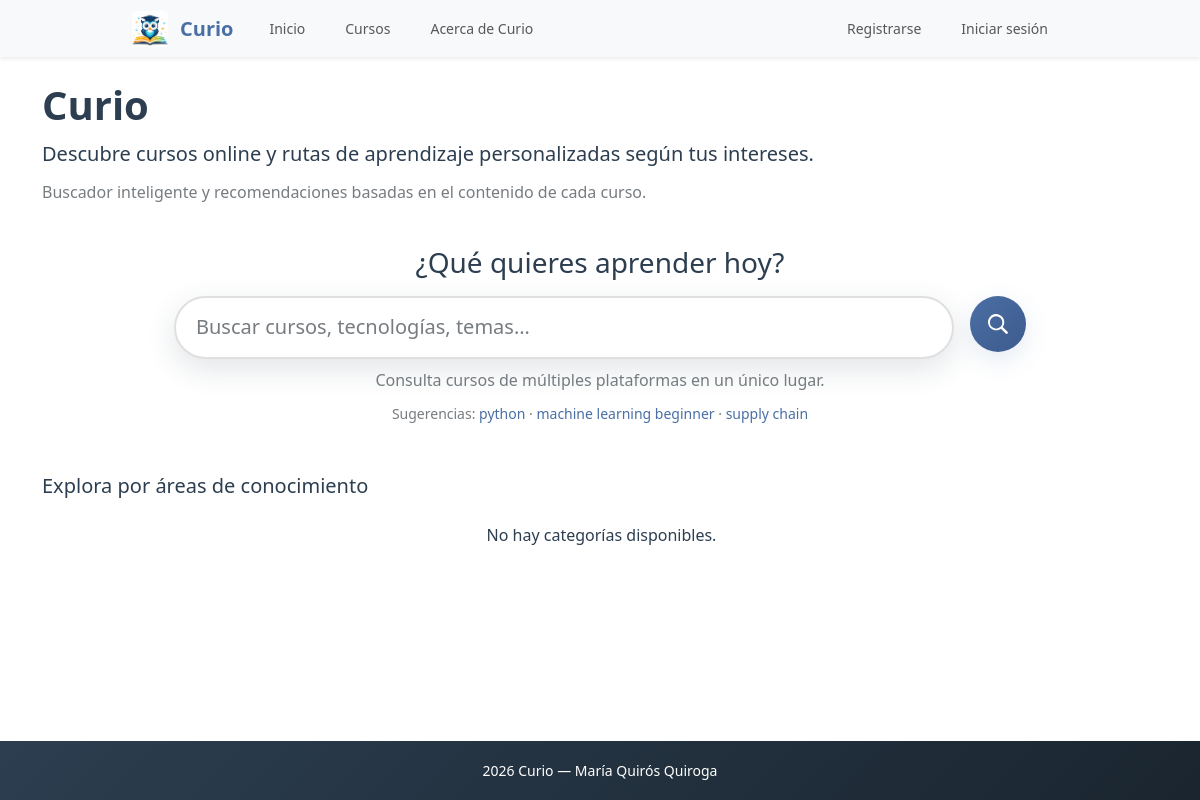
Before: / with the older database file.
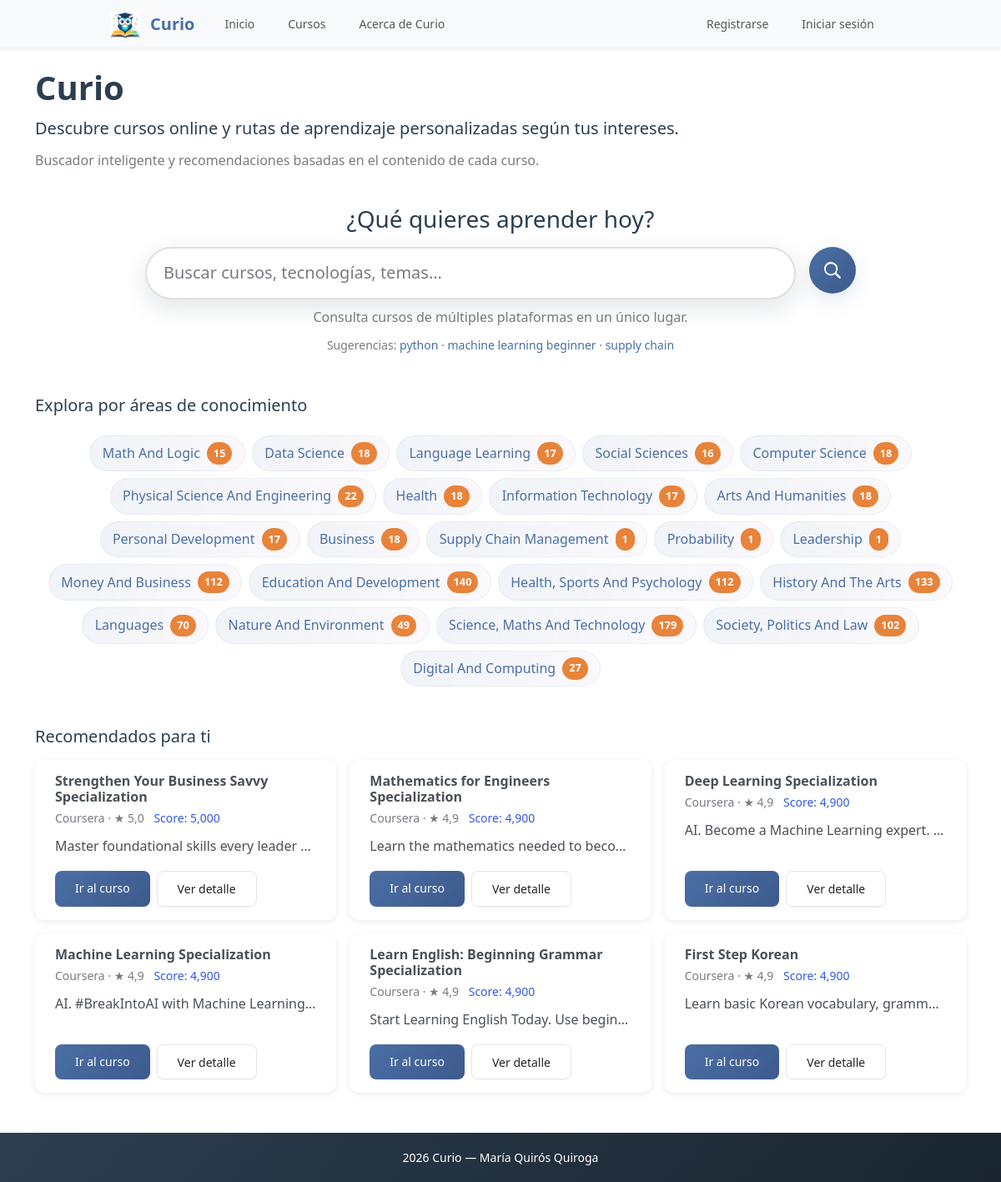
After: the same page with the newer database file.
### main/models.py (models this page shows, shortened)
class Category(models.Model):
    name = models.CharField(max_length=100, unique=True)

class Course(models.Model):
    LEVEL_CHOICES = [
        ('Beginner', 'Principiante'),
        ('Intermediate', 'Intermedio'),
        ('Advanced', 'Avanzado'),
    ]
    title = models.CharField(max_length=255)
    description = models.TextField(blank=True, null=True)
    platform = models.ForeignKey(Platform, on_delete=models.CASCADE)
    level = models.CharField(max_length=20, choices=LEVEL_CHOICES, blank=True)
    duration = models.FloatField(
        null=True, blank=True, help_text="Approximate duration in hours"
    )
    instructor = models.ForeignKey(Instructor, on_delete=models.SET_NULL, null=True, blank=True)
    rating = models.FloatField(null=True, blank=True,
                               validators=[
                                    MinValueValidator(0.0),
                                    MaxValueValidator(5.0)
                               ],
                               help_text="Rating from 0.0 to 5.0")
    url = models.URLField(unique=True)
    category = models.ForeignKey(Category, on_delete=models.SET_NULL, null=True, blank=True)
    last_scraped = models.DateTimeField()
    class Meta:
        ordering = ["platform", "title"]

class Platform(models.Model):
    name = models.CharField(max_length=100, unique=True)

### main/views.py (the view)
# urls.py: path('', main_views.home, name='home'),
def home(request):
    categories = Category.objects.all()
    recommended_courses = []
    if request.user.is_authenticated:
        recommended_courses = recommend_hybrid(request.user, limit=6)
    else:
        recommended_courses = recommend_for_anonymous(limit=6)
    return render(request, 'main/home.html', {'categories': categories, 'recommended_courses': recommended_courses})

### main/recommender.py (called while the page is built)
def recommend_for_anonymous(limit=10):
    qs = (
        Course.objects
        .annotate(total_views=Sum('usercourse__viewed'))
        .order_by('-rating', '-total_views')[:limit]
    )
    recs = []
    for c in qs:
        rating_score = float(getattr(c, 'rating', 0) or 0)
        views_score = float(getattr(c, 'total_views', 0) or 0)
        score = rating_score + (views_score / 100.0)
        recs.append({'course': c, 'score': score})
    return recs

### templates/main/home.html (shortened to what this page needs)
{% extends 'base.html' %}
{% load static %}
{% block content %}
<main class="container py-4">
    <h1 class="mb-2">Curio</h1>
    <p class="lead mb-2">
        Descubre cursos online y rutas de aprendizaje personalizadas según tus intereses.
    </p>
    <p class="text-muted mb-3">
        Buscador inteligente y recomendaciones basadas en el contenido de cada curso.
    </p>
    <section class="search-hero py-4 text-center">
        <h2 class="h3 mb-3">¿Qué quieres aprender hoy?</h2>
        <form action="{% url 'all_courses' %}" method="get" class="search-form d-flex justify-content-center mb-2">
            <input name="q" aria-label="Buscar cursos" class="form-control form-control-lg search-input" placeholder="Buscar cursos, tecnologías, temas…" />
            <button class="btn btn-primary search-btn d-flex align-items-center justify-content-center" type="submit" aria-label="Buscar">
                <svg xmlns="http://www.w3.org/2000/svg" width="20" height="20" fill="currentColor" class="bi bi-search" viewBox="0 0 16 16" aria-hidden="true">
                    <path d="M11.742 10.344a6.5 6.5 0 1 0-1.397 1.398h-.001l3.85 3.85a1 1 0 0 0 1.415-1.415l-3.85-3.85zm-5.242 1.372a5 5 0 1 1 0-10 5 5 0 0 1 0 10z"/>
                </svg>
            </button>
        </form>
        <div class="text-muted">Consulta cursos de múltiples plataformas en un único lugar.</div>
        <div class="mt-2 small text-muted">
            Sugerencias:
            <a href="{% url 'all_courses' %}?q=python" class="text-decoration-none">python</a> ·
            <a href="{% url 'all_courses' %}?q=machine+learning+beginner" class="text-decoration-none">machine learning beginner</a> ·
            <a href="{% url 'all_courses' %}?q=supply+chain" class="text-decoration-none">supply chain</a>
        </div>
    </section>
    <section class="categories py-4">
        <h2 class="h5 mb-3">Explora por áreas de conocimiento</h2>
        <div class="pill-list">
            {% for cat in categories %}
                <a href="{% url 'all_courses' %}?category={{ cat.id }}" class="category-pill"><span class="pill-label">{{ cat.name }}</span> <span class="count">{{ cat.course_set.count }}</span></a>
            {% empty %}
                <div class="list-group-item">No hay categorías disponibles.</div>
            {% endfor %}
        </div>
    </section>
    {% if recommended_courses %}
    <section class="recommended py-4">
        <h2 class="h5 mb-3">Recomendados para ti</h2>
        <div class="row g-3">
            {% for item in recommended_courses %}
            <div class="col-12 col-sm-6 col-md-4">
                <div class="card h-100">
                    <div class="card-body d-flex flex-column">
                        <h6 class="card-title mb-1">{{ item.course.title }}</h6>
                        <div class="mb-2 text-muted small">{{ item.course.platform.name }}{% if item.course.rating %} · ★ {{ item.course.rating|floatformat:1 }}{% endif %} <span class="ms-2 text-primary">Score: {{ item.score|floatformat:3 }}</span></div>
                        <p class="card-text text-truncate mb-3">{{ item.course.description|default_if_none:""|truncatechars:120 }}</p>
                        <div class="mt-auto d-flex gap-2">
                            <a href="{{ item.course.url }}" class="btn btn-sm btn-primary" target="_blank" rel="noopener">Ir al curso</a>
                            <a href="{% url 'course_detail' item.course.id %}" class="btn btn-sm btn-outline-secondary">Ver detalle</a>
                        </div>
                    </div>
                </div>
            </div>
            {% endfor %}
        </div>
    </section>
    {% endif %}
</main>
{% endblock %}

### templates/base.html (shortened to what this page needs)
{% load static %}
<!doctype html>
<html lang="es">
<head>
    <link rel="stylesheet" href="{% static 'css/zephyr.min.css' %}">
    <link rel="stylesheet" href="{% static 'css/navbar.css' %}">
    <link rel="stylesheet" href="{% static 'css/curious.css' %}">
    <link rel="stylesheet" href="https://cdn.jsdelivr.net/npm/bootstrap-icons@1.10.5/font/bootstrap-icons.css">
</head>
<body class="d-flex flex-column min-vh-100">
    {% include 'includes/navbar.html' %}
    <main class="flex-fill">
        {% block content %}{% endblock %}
    </main>
    {% include 'includes/footer.html' %}
</body>
</html>

### templates/includes/navbar.html (shortened to what this page needs)
{% load static %}
<nav class="navbar navbar-expand-lg navbar-light bg-light shadow-sm">
  <div class="container-md" style="width: 80vw; max-width: 80vw;">
    <a class="navbar-brand d-flex align-items-center" href="{% url 'home' %}">
      <img src="{% static 'images/logo.png' %}" alt="Curio logo" class="navbar-logo me-2">
      <strong class="ms-1">Curio</strong>
    </a>
    <div class="collapse navbar-collapse" id="mainNavbar">
      <ul class="navbar-nav me-auto mb-2 mb-lg-0">
        <li class="nav-item"><a class="nav-link" href="{% url 'home' %}">Inicio</a></li>
        <li class="nav-item"><a class="nav-link" href="{% url 'all_courses' %}">Cursos</a></li>
        <li class="nav-item"><a class="nav-link" href="{% url 'about' %}">Acerca de Curio</a></li>
      </ul>
      <ul class="navbar-nav ms-auto mb-2 mb-lg-0">
        {% if user.is_authenticated %}
          {% if user.is_staff %}
            <li class="nav-item"><a class="nav-link" href="{% url 'admin_panel' %}">Panel admin</a></li>
            <li class="nav-item"><a class="nav-link" href="/admin/">Django Admin</a></li>
          {% endif %}
          <li class="nav-item"><a class="nav-link" href="#">Hola, {{ user.get_short_name|default:user.username }}</a></li>
          <li class="nav-item">
            <form method="post" action="{% url 'logout' %}" class="d-inline">
              {% csrf_token %}
              <button type="submit" class="nav-link btn btn-link p-0 d-inline-flex align-items-center" style="height:100%;">Cerrar sesión</button>
            </form>
          </li>
        {% else %}
          <li class="nav-item"><a class="nav-link" href="{% url 'signup' %}">Registrarse</a></li>
          <li class="nav-item"><a class="nav-link" href="{% url 'login' %}">Iniciar sesión</a></li>
        {% endif %}
      </ul>
    </div>
  </div>
</nav>

### templates/includes/footer.html
<footer class="bg-dark text-center py-3 mt-auto">
    <div class="container">
        <small class="text-white">2026 Curio — María Quirós Quiroga</small>
    </div>
</footer>

### static/css/navbar.css (style rules this page uses)
.navbar { padding-top: 0.35rem; padding-bottom: 0.35rem; background: #fff; }
.navbar .container-md, .navbar .container { max-width: 1100px; margin-left: auto; margin-right: auto; }
.navbar-logo { width: 36px; height: 36px; object-fit: contain; border-radius: 6px; margin-right: 0.5rem; vertical-align: middle; border-radius: 4px; }

### static/css/curious.css (style rules this page uses)
:root { --curious-primary: #4a6fa5; --curious-secondary: #e8833a; --curious-accent: #f4b942; --curious-success: #5cb85c; --curious-info: #17a2b8; --curious-light: #f8f9fa; --curious-dark: #2c3e50; --curious-purple: #9b59b6; --transition-smooth: all 0.3s cubic-bezier(0.4, 0, 0.2, 1); }
* { transition: var(--transition-smooth); }
body { font-family: 'Segoe UI', Tahoma, Geneva, Verdana, sans-serif; line-height: 1.7; color: var(--curious-dark); }
h1, h2, h3, h4, h5, h6 { font-weight: 600; position: relative; display: inline-block; }
h1::after, h2::after { content: ''; position: absolute; bottom: -5px; left: 0; width: 0; height: 3px; background: linear-gradient(90deg, var(--curious-secondary), var(--curious-accent)); transition: width 0.4s ease; }
.card { border: none; border-radius: 12px; box-shadow: 0 2px 8px rgba(0,0,0,0.08); overflow: hidden; transition: transform 0.3s ease, box-shadow 0.3s ease; }
.btn { border-radius: 8px; font-weight: 500; padding: 0.6rem 1.5rem; position: relative; overflow: hidden; }
.btn::before { content: ''; position: absolute; top: 50%; left: 50%; width: 0; height: 0; border-radius: 50%; background: rgba(255, 255, 255, 0.3); transform: translate(-50%, -50%); transition: width 0.6s, height 0.6s; }
.btn-primary { background: linear-gradient(135deg, var(--curious-primary), #3d5a8c); border: none; }
a:not(.btn):not(.nav-link) { color: var(--curious-primary); text-decoration: none; position: relative; font-weight: 500; }
a:not(.btn):not(.nav-link)::after { content: ''; position: absolute; width: 100%; height: 2px; bottom: -2px; left: 0; background: var(--curious-secondary); transform: scaleX(0); transform-origin: left; transition: transform 0.3s ease; }
.form-control, .form-select { border-radius: 8px; border: 2px solid #e0e0e0; padding: 0.7rem 1rem; transition: border-color 0.3s ease, box-shadow 0.3s ease; }
.container { position: relative; }
footer { background: linear-gradient(135deg, var(--curious-dark), #1a252f); color: white; padding: 2rem 0; margin-top: 3rem; }
img { transition: transform 0.3s ease, filter 0.3s ease; }
html { scroll-behavior: smooth; }
.categories .pill-list { display: flex; flex-wrap: wrap; gap: 0.5rem; margin-top: 0.5rem; justify-content: center; align-items: center; overflow-x: visible; }
.category-pill { display: inline-flex; align-items: center; gap: 0.5rem; padding: 0.45rem 0.9rem; border-radius: 999px; background: linear-gradient(90deg, rgba(74,111,165,0.08), rgba(155,89,182,0.04)); color: var(--curious-dark); text-decoration: none; border: 1px solid rgba(74,111,165,0.08); font-weight: 600; transition: transform 0.18s ease, box-shadow 0.18s ease, background 0.18s ease; }
.category-pill { white-space: nowrap; text-overflow: unset; overflow: visible; max-width: none; min-width: 0; box-sizing: border-box; justify-content: center; padding-right: 0.9rem; }
.category-pill .count { background: var(--curious-secondary); color: white; padding: 0.15rem 0.5rem; border-radius: 999px; font-size: 0.8rem; font-weight: 700; }
.category-pill .pill-label { display: inline-block; white-space: nowrap; overflow: visible; text-overflow: unset; word-break: normal; overflow-wrap: normal; vertical-align: middle; }
.search-hero { padding-top: 1.5rem; padding-bottom: 1.5rem; }
.search-form .search-input { border-radius: 9999px; box-shadow: 0 10px 30px rgba(44,62,80,0.14); padding: 0.9rem 1.25rem; max-width: 820px; width: 65vw; border-top-right-radius: 9999px; border-bottom-right-radius: 9999px; }
.search-form .search-btn { border-radius: 50%; padding: 0; width: 56px; height: 56px; min-width: 56px; display: inline-flex; align-items: center; justify-content: center; box-shadow: 0 8px 24px rgba(74,111,165,0.15); margin-left: 1rem; }

Changed rows visible on the page:
added Category: name "Math And Logic", course_set.count "15"
added Category: name "Data Science", course_set.count "18"
added Category: name "Language Learning", course_set.count "17"
added Category: name "Social Sciences", course_set.count "16"
added Category: name "Computer Science", course_set.count "18"
added Category: name "Physical Science And Engineering", course_set.count "22"
added Category: name "Health", course_set.count "18"
added Category: name "Information Technology", course_set.count "17"
added Category: name "Arts And Humanities", course_set.count "18"
added Category: name "Personal Development", course_set.count "17"
added Category: name "Business", course_set.count "18"
added Category: name "Supply Chain Management", course_set.count "1"
added Category: name "Probability", course_set.count "1"
added Category: name "Leadership", course_set.count "1"
added Category: name "Money And Business", course_set.count "112"
added Category: name "Education And Development", course_set.count "140"
added Category: name "Health, Sports And Psychology", course_set.count "112"
added Category: name "History And The Arts", course_set.count "133"
added Category: name "Languages", course_set.count "70"
added Category: name "Nature And Environment", course_set.count "49"
added Category: name "Science, Maths And Technology", course_set.count "179"
added Category: name "Society, Politics And Law", course_set.count "102"
added Category: name "Digital And Computing", course_set.count "27"
added Course: course "Strengthen Your Business Savvy Specialization", course.platform.name "Coursera", course.rating "5,0", score "5,000", course.description "Master foundational skills every leader…"
added Course: course "Mathematics for Engineers Specialization", course.platform.name "Coursera", course.rating "4,9", score "4,900", course.description "Learn the mathematics needed to beco…"
added Course: course "Deep Learning Specialization", course.platform.name "Coursera", course.rating "4,9", score "4,900", course.description "AI. Become a Machine Learning expert.…"
added Course: course "Machine Learning Specialization", course.platform.name "Coursera", course.rating "4,9", score "4,900", course.description "AI. #BreakIntoAI with Machine Learning…"
added Course: course "Learn English: Beginning Grammar Specialization", course.platform.name "Coursera", course.rating "4,9", score "4,900", course.description "Start Learning English Today. Use begin…"
added Course: course "First Step Korean", course.platform.name "Coursera", course.rating "4,9", score "4,900", course.description "Learn basic Korean vocabulary, gramm…"
Other visible differences:
text no longer shown: "No hay categorías disponibles."
text now shown: "Recomendados para ti"
